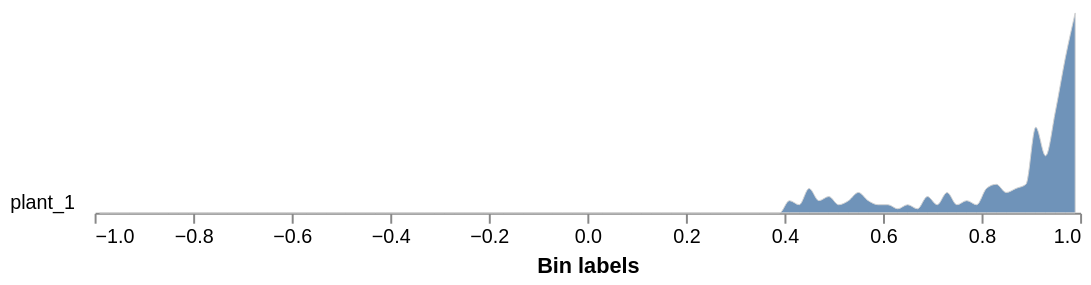

The code cell stored with this chart in its notebook:
### Code cell
# pssr_chlb (Pigment Specific Simple Ratio, chlorophyll b) - ratio-based chlorophyll b content index
# Calculate the index for the whole image
pssr_chlb_index = pcv.spectral_index.pssr_chlb(ms, distance=55)
pssr_chlb_index.array_type = "index_pssr_chlb"  # workaround: set manually since spectral_index functions don't set this
# Graph the histogram of the spectral index, masking so that you only have the plant
pssr_chlb_output=pcv.analyze.spectral_index(index_img=pssr_chlb_index, labeled_mask=kept_mask,
                           min_bin=-1, max_bin=5, label="plant")
# Pseudocolor the image as a visualization
pssr_chlb_img = pcv.visualize.pseudocolor(gray_img = pssr_chlb_index.array_data, mask=kept_mask, cmap='jet', 
                                           min_value=-0.25, max_value=5)

### Figure 1 — Vega-Lite specification as saved in the notebook (floating-point values rounded to 4 significant figures)
{"config": {"view": {"continuousWidth": 300, "continuousHeight": 300, "stroke": null}, "axis": {"grid": false}, "facet": {"columns": 1, "spacing": 0}, "title": {"anchor": "end"}}, "data": {"name": "data-4e635c47efa4df51992bd4d61f78ab67"}, "facet": {"field": "sample", "header": {"labelAngle": 0, "labelAlign": "left", "labelOrient": "left"}, "title": null, "type": "nominal"}, "spec": {"mark": {"type": "area", "fillOpacity": 0.8, "interpolate": "monotone", "stroke": "lightgray", "strokeWidth": 0.5}, "encoding": {"x": {"field": "label", "title": "Bin labels", "type": "quantitative"}, "y": {"axis": null, "field": "value", "scale": {"range": [10, -100]}, "type": "quantitative"}}, "height": 10, "width": 500}, "bounds": "flush", "$schema": "https://vega.github.io/schema/vega-lite/v5.20.1.json", "datasets": {"data-4e635c47efa4df51992bd4d61f78ab67": [{"sample": "plant_1", "value": 0.0, "label": -0.99}, {"sample": "plant_1", "value": 0.0, "label": -0.97}, {"sample": "plant_1", "value": 0.0, "label": -0.95}, {"sample": "plant_1", "value": 0.0, "label": -0.93}, {"sample": "plant_1", "value": 0.0, "label": -0.91}, {"sample": "plant_1", "value": 0.0, "label": -0.89}, {"sample": "plant_1", "value": 0.0, "label": -0.87}, {"sample": "plant_1", "value": 0.0, "label": -0.85}, {"sample": "plant_1", "value": 0.0, "label": -0.83}, {"sample": "plant_1", "value": 0.0, "label": -0.81}, {"sample": "plant_1", "value": 0.0, "label": -0.79}, {"sample": "plant_1", "value": 0.0, "label": -0.77}, {"sample": "plant_1", "value": 0.0, "label": -0.75}, {"sample": "plant_1", "value": 0.0, "label": -0.73}, {"sample": "plant_1", "value": 0.0, "label": -0.71}, {"sample": "plant_1", "value": 0.0, "label": -0.69}, {"sample": "plant_1", "value": 0.0, "label": -0.67}, {"sample": "plant_1", "value": 0.0, "label": -0.65}, {"sample": "plant_1", "value": 0.0, "label": -0.63}, {"sample": "plant_1", "value": 0.0, "label": -0.61}, {"sample": "plant_1", "value": 0.0, "label": -0.59}, {"sample": "plant_1", "value": 0.0, "label": -0.57}, {"sample": "plant_1", "value": 0.0, "label": -0.55}, {"sample": "plant_1", "value": 0.0, "label": -0.53}, {"sample": "plant_1", "value": 0.0, "label": -0.51}, {"sample": "plant_1", "value": 0.0, "label": -0.49}, {"sample": "plant_1", "value": 0.0, "label": -0.47}, {"sample": "plant_1", "value": 0.0, "label": -0.45}, {"sample": "plant_1", "value": 0.0, "label": -0.43}, {"sample": "plant_1", "value": 0.0, "label": -0.41}, {"sample": "plant_1", "value": 0.0, "label": -0.39}, {"sample": "plant_1", "value": 0.0, "label": -0.37}, {"sample": "plant_1", "value": 0.0, "label": -0.35}, {"sample": "plant_1", "value": 0.0, "label": -0.33}, {"sample": "plant_1", "value": 0.0, "label": -0.31}, {"sample": "plant_1", "value": 0.0, "label": -0.29}, {"sample": "plant_1", "value": 0.0, "label": -0.27}, {"sample": "plant_1", "value": 0.0, "label": -0.25}, {"sample": "plant_1", "value": 0.0, "label": -0.23}, {"sample": "plant_1", "value": 0.0, "label": -0.21}, {"sample": "plant_1", "value": 0.0, "label": -0.19}, {"sample": "plant_1", "value": 0.0, "label": -0.17}, {"sample": "plant_1", "value": 0.0, "label": -0.15}, {"sample": "plant_1", "value": 0.0, "label": -0.13}, {"sample": "plant_1", "value": 0.0, "label": -0.11}, {"sample": "plant_1", "value": 0.0, "label": -0.09}, {"sample": "plant_1", "value": 0.0, "label": -0.07}, {"sample": "plant_1", "value": 0.0, "label": -0.05}, {"sample": "plant_1", "value": 0.0, "label": -0.03}, {"sample": "plant_1", "value": 0.0, "label": -0.01}, {"sample": "plant_1", "value": 0.0, "label": 0.01}, {"sample": "plant_1", "value": 0.0, "label": 0.03}, {"sample": "plant_1", "value": 0.0, "label": 0.05}, {"sample": "plant_1", "value": 0.0, "label": 0.07}, {"sample": "plant_1", "value": 0.0, "label": 0.09}, {"sample": "plant_1", "value": 0.0, "label": 0.11}, {"sample": "plant_1", "value": 0.0, "label": 0.13}, {"sample": "plant_1", "value": 0.0, "label": 0.15}, {"sample": "plant_1", "value": 0.0, "label": 0.17}, {"sample": "plant_1", "value": 0.0, "label": 0.19}, {"sample": "plant_1", "value": 0.0, "label": 0.21}, {"sample": "plant_1", "value": 0.0, "label": 0.23}, {"sample": "plant_1", "value": 0.0, "label": 0.25}, {"sample": "plant_1", "value": 0.0, "label": 0.27}, {"sample": "plant_1", "value": 0.0, "label": 0.29}, {"sample": "plant_1", "value": 0.0, "label": 0.31}, {"sample": "plant_1", "value": 0.0, "label": 0.33}, {"sample": "plant_1", "value": 0.0, "label": 0.35}, {"sample": "plant_1", "value": 0.0, "label": 0.37}, {"sample": "plant_1", "value": 0.0, "label": 0.39}, {"sample": "plant_1", "value": 0.003105, "label": 0.41}, {"sample": "plant_1", "value": 0.00207, "label": 0.43}, {"sample": "plant_1", "value": 0.00621, "label": 0.45}, {"sample": "plant_1", "value": 0.003105, "label": 0.47}, {"sample": "plant_1", "value": 0.00414, "label": 0.49}, {"sample": "plant_1", "value": 0.00207, "label": 0.51}, {"sample": "plant_1", "value": 0.003105, "label": 0.53}, {"sample": "plant_1", "value": 0.005175, "label": 0.55}, {"sample": "plant_1", "value": 0.003105, "label": 0.57}, {"sample": "plant_1", "value": 0.00207, "label": 0.59}, {"sample": "plant_1", "value": 0.00207, "label": 0.61}, {"sample": "plant_1", "value": 0.001035, "label": 0.63}, {"sample": "plant_1", "value": 0.00207, "label": 0.65}, {"sample": "plant_1", "value": 0.001035, "label": 0.67}, {"sample": "plant_1", "value": 0.00414, "label": 0.69}, {"sample": "plant_1", "value": 0.00207, "label": 0.71}, {"sample": "plant_1", "value": 0.005175, "label": 0.73}, {"sample": "plant_1", "value": 0.00207, "label": 0.75}, {"sample": "plant_1", "value": 0.003105, "label": 0.77}, {"sample": "plant_1", "value": 0.00207, "label": 0.79}, {"sample": "plant_1", "value": 0.00621, "label": 0.81}, {"sample": "plant_1", "value": 0.007245, "label": 0.83}, {"sample": "plant_1", "value": 0.005175, "label": 0.85}, {"sample": "plant_1", "value": 0.00621, "label": 0.87}, {"sample": "plant_1", "value": 0.007245, "label": 0.89}, {"sample": "plant_1", "value": 0.02174, "label": 0.91}, {"sample": "plant_1", "value": 0.01449, "label": 0.93}, {"sample": "plant_1", "value": 0.02588, "label": 0.95}, {"sample": "plant_1", "value": 0.03933, "label": 0.97}, {"sample": "plant_1", "value": 0.05072, "label": 0.99}]}}
